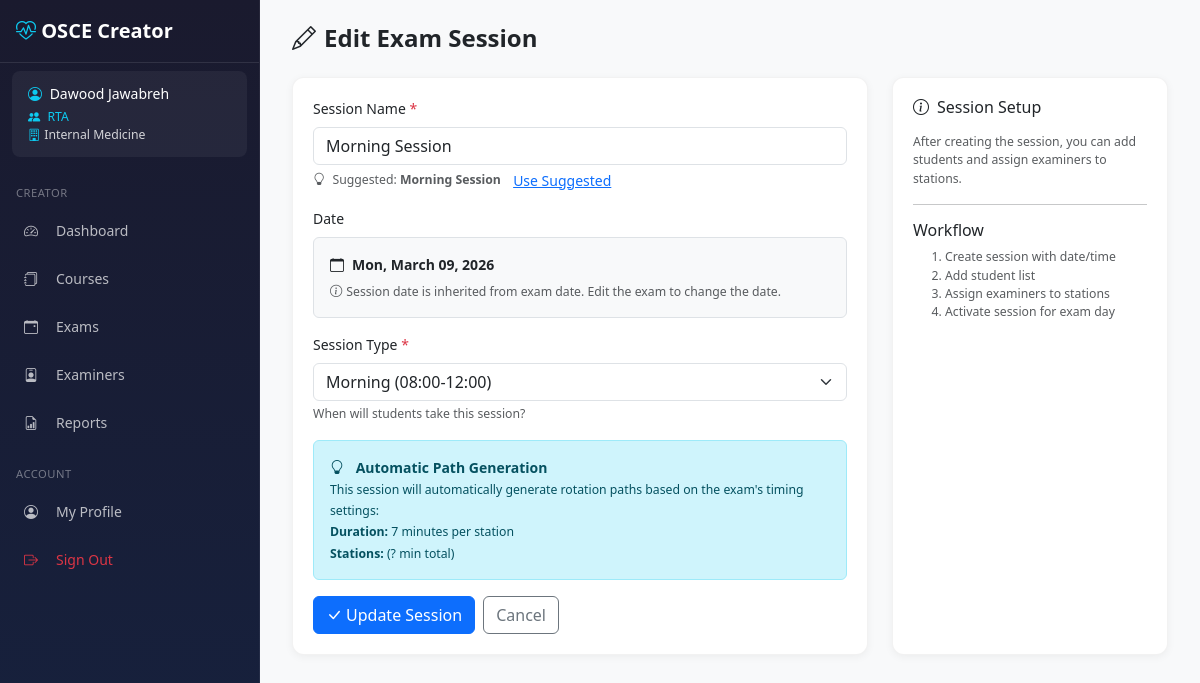
Screenshot of /creator/sessions/51950c78-3ea3-4ab3-b616-05816d7d5661/edit/ (signed in) with the database file from the repository.
### core/models/examiner.py (models this page shows, shortened)
class Examiner(AbstractBaseUser, PermissionsMixin, TimestampMixin):
    ROLE_EXAMINER    = 'examiner'
    ROLE_COORDINATOR = 'coordinator'
    ROLE_ADMIN       = 'admin'
    ROLE_CHOICES = [
        (ROLE_EXAMINER,    'Examiner'),
        (ROLE_COORDINATOR, 'Coordinator'),
        (ROLE_ADMIN,       'Admin'),
    ]
    POSITION_HEAD      = 'head'
    POSITION_RTA       = 'rta'
    POSITION_ORGANIZER = 'organizer'
    POSITION_CHOICES = [
        (POSITION_HEAD,      'Head'),
        (POSITION_RTA,       'RTA'),
        (POSITION_ORGANIZER, 'Organizer'),
    ]
    id = models.AutoField(primary_key=True)
    username = models.CharField(max_length=80, unique=True)
    email = models.EmailField(max_length=120, blank=True, default='')
    full_name = models.CharField(max_length=150)
    title = models.CharField(max_length=20, blank=True, default='')  # Dr., Prof.
    department = models.CharField(max_length=100, blank=True, default='')
    coordinator_department = models.ForeignKey(
        'core.Department',
        null=True, blank=True,
        on_delete=models.SET_NULL,
        related_name='coordinators',
        db_index=True,
    )
    coordinator_position = models.CharField(
        max_length=10,
        choices=POSITION_CHOICES,
        blank=True, default='',
    )
    role = models.CharField(max_length=20, choices=ROLE_CHOICES, default=ROLE_EXAMINER)
    is_active = models.BooleanField(default=True)
    is_staff = models.BooleanField(default=False)
    is_deleted = models.BooleanField(default=False)
    deleted_at = models.DateTimeField(null=True, blank=True)
    objects = ExaminerManager()
    USERNAME_FIELD = 'username'
    REQUIRED_FIELDS = ['full_name']
    class Meta:
        db_table = 'examiners'
        verbose_name = 'Examiner'
        verbose_name_plural = 'Examiners'
        constraints = [
            models.CheckConstraint(
                condition=models.Q(
                    models.Q(role='coordinator', _negated=True)
                ) | models.Q(coordinator_department__isnull=False),
                name='coordinator_must_have_department',
            ),
            models.CheckConstraint(
                condition=models.Q(
                    models.Q(role='coordinator', _negated=True)
                ) | ~models.Q(coordinator_position=''),
                name='coordinator_must_have_position',
            ),
            models.CheckConstraint(
                condition=models.Q(role='coordinator') | models.Q(
                    coordinator_department__isnull=True,
                    coordinator_position='',
                ),
                name='non_coordinator_no_dept_fields',
            ),
        ]
    @property
    def display_name(self):
        if self.title:
            return f"{self.title} {self.full_name}"
        return self.full_name

### core/models/department.py (models this page shows, shortened)
class Department(TimestampMixin):
    name = models.CharField(max_length=150, unique=True)
    class Meta:
        db_table = 'departments'
        ordering = ['name']
        verbose_name = 'Department'
        verbose_name_plural = 'Departments'

### core/models/session.py (models this page shows, shortened)
class ExamSession(models.Model):
    id = models.UUIDField(primary_key=True, default=uuid.uuid4, editable=False)
    exam = models.ForeignKey(
        'core.Exam', on_delete=models.CASCADE, related_name='sessions', db_index=True
    )
    name = models.CharField(max_length=100)
    session_date = models.DateField()
    session_type = models.CharField(max_length=20, default='morning')
    start_time = models.TimeField()
    number_of_stations = models.IntegerField()
    number_of_paths = models.IntegerField()
    status = models.CharField(max_length=20, default='scheduled', db_index=True)
    actual_start = models.IntegerField(null=True, blank=True)
    actual_end = models.IntegerField(null=True, blank=True)
    notes = models.TextField(blank=True, default='')
    created_by = models.IntegerField(null=True, blank=True)
    created_at = models.IntegerField(null=True, blank=True)
    updated_at = models.IntegerField(null=True, blank=True)
    class Meta:
        db_table = 'exam_sessions'
        permissions = [
            ('can_revert_session', 'Can revert completed session to scheduled'),
            ('can_delete_session', 'Can archive/delete sessions'),
        ]

### core/models/exam.py (models this page shows, shortened)
class Exam(TimestampMixin):
    id = models.UUIDField(primary_key=True, default=uuid.uuid4, editable=False)
    course = models.ForeignKey(
        'core.Course', on_delete=models.CASCADE, related_name='exams', db_index=True
    )
    name = models.CharField(max_length=100)
    description = models.TextField(blank=True, default='')
    exam_date = models.DateField()
    department = models.CharField(max_length=100, blank=True, default='')
    number_of_stations = models.IntegerField(default=4)
    station_duration_minutes = models.IntegerField(default=8)
    exam_weight = models.DecimalField(
        max_digits=6, decimal_places=2,
        null=True, blank=True,
        help_text='Final grade weight (e.g. 40 means the exam is marked out of 40 regardless of total station marks)'
    )
    status = models.CharField(max_length=20, default='draft')
    is_deleted = models.BooleanField(default=False, db_index=True)
    deleted_at = models.IntegerField(null=True, blank=True)
    deleted_by = models.IntegerField(null=True, blank=True)
    class Meta:
        db_table = 'exams'

### creator/views/sessions.py (the view, shortened to what this page needs)
# urls.py: path('sessions/<uuid:session_id>/edit/', sessions.session_edit, name='session_edit'),
@login_required
def session_edit(request, session_id):
    session = get_object_or_404(ExamSession, pk=session_id)
    exam = session.exam
    if not exam.exam_date:
        messages.warning(request, 'Please set an exam date first.')
        return redirect('creator:exam_edit', exam_id=str(exam.id))
    return render(request, 'creator/sessions/form.html', {'exam': exam, 'session': session})

### templates/creator/sessions/form.html (shortened to what this page needs)
{% extends 'creator/base_creator.html' %}
{% block content %}
<div class="page-header">
    <h1><i class="bi {% if session %}bi-pencil{% else %}bi-calendar-plus{% endif %} me-2"></i>{% if session %}Edit Exam Session{% else %}Schedule Exam Session{% endif %}</h1>
</div>
<div class="row">
    <div class="col-md-8">
        <div class="stat-card">
            <form method="POST">
                <div class="mb-3">
                    <label for="name" class="form-label">Session Name <span class="text-danger">*</span></label>
                    <input type="text" class="form-control" id="name" name="name" required
                           value="{% if session %}{{ session.name }}{% endif %}"
                           placeholder="Session name will be suggested based on type">
                    <div class="form-text">
                        <i class="bi bi-lightbulb me-1"></i>
                        Suggested: <strong id="session-name-preview">[Session Type] - {{ exam.course.code|default:"EXAM" }} - [Date]</strong>
                        <button type="button" class="btn btn-link btn-sm p-0 ms-2" onclick="useSuggestedName()">Use Suggested</button>
                    </div>
                </div>
                <div class="mb-3">
                    <label class="form-label">Date</label>
                    <div class="p-3 bg-light border rounded">
                        {% if exam.exam_date %}
                            <i class="bi bi-calendar me-2"></i><strong>{{ exam.exam_date|date:"D, F d, Y" }}</strong>
                        {% else %}
                            <i class="bi bi-exclamation-triangle text-warning me-2"></i>
                            <strong class="text-warning">No exam date set</strong>
                        {% endif %}
                        <div class="small text-muted mt-2">
                            <i class="bi bi-info-circle me-1"></i>Session date is inherited from exam date. Edit the exam to change the date.
                        </div>
                    </div>
                </div>
                <div class="mb-3">
                    <label for="session_type" class="form-label">Session Type <span class="text-danger">*</span></label>
                    <select class="form-select" id="session_type" name="session_type" required onchange="updateSessionNamePreview(); updateSessionTime()">
                        <option value="morning" {% if session and session.session_type == 'morning' %}selected{% endif %}>Morning (08:00-12:00)</option>
                    </select>
                    <div class="form-text">When will students take this session?</div>
                </div>
                <div class="alert alert-info mb-3" role="alert">
                    <i class="bi bi-lightbulb me-2"></i>
                    <strong>Automatic Path Generation</strong><br>
                    <small>
                        This session will automatically generate rotation paths based on the exam's timing settings:
                        <br><strong>Duration:</strong> {{ exam.station_duration_minutes }} minutes per station
                        <br><strong>Stations:</strong> {{ station_count }} ({{ total_station_minutes|default:"?" }} min total)
                    </small>
                </div>
                <div class="d-flex gap-2">
                    <button type="submit" class="btn btn-primary">
                        <i class="bi bi-check-lg me-1"></i>{% if session %}Update Session{% else %}Create Session{% endif %}
                    </button>
                    <a href="{% url 'creator:exam_detail' exam.id %}" class="btn btn-outline-secondary">Cancel</a>
                </div>
            </form>
        </div>
    </div>
    <div class="col-md-4">
        <div class="stat-card">
            <h6 class="mb-3"><i class="bi bi-info-circle me-2"></i>Session Setup</h6>
            <p class="text-muted small">After creating the session, you can add students and assign examiners to stations.</p>
            <hr>
            <h6 class="mb-2">Workflow</h6>
            <ol class="small text-muted mb-0">
                <li>Create session with date/time</li>
                <li>Add student list</li>
                <li>Assign examiners to stations</li>
                <li>Activate session for exam day</li>
            </ol>
        </div>
    </div>
</div>
{% endblock %}

### templates/creator/base_creator.html (shortened to what this page needs)
{% load static %}
<!DOCTYPE html>
<html lang="en">
<head>
    <link href="https://cdn.jsdelivr.net/npm/bootstrap@5.3.2/dist/css/bootstrap.min.css" rel="stylesheet">
    <link href="https://cdn.jsdelivr.net/npm/bootstrap-icons@1.11.1/font/bootstrap-icons.css" rel="stylesheet">
    <link href="{% static 'css/creator.css' %}" rel="stylesheet">
</head>
<body>
    <nav id="creatorSidebar"
         class="sidebar offcanvas-lg offcanvas-start"
         tabindex="-1"
         aria-labelledby="sidebarLabel">
        <div class="offcanvas-body d-flex flex-column p-0">
            <div class="brand d-none d-lg-block">
                <i class="bi bi-heart-pulse"></i> OSCE Creator
            </div>
            {% if user.is_authenticated %}
            <div class="user-info">
                <div><i class="bi bi-person-circle me-1"></i> <span class="user-name">{{ user.display_name|default:user.username }}</span></div>
                <small class="d-block mt-1">
                    {% if user.is_superuser %}
                    <span style="color:#e879f9;"><i class="bi bi-stars me-1"></i>Superuser</span>
                    {% elif user.role == 'admin' %}
                    <span style="color:#f0c040;"><i class="bi bi-shield-fill me-1"></i>Admin</span>
                    {% elif user.role == 'coordinator' %}
                    <span style="color:#0dcaf0;"><i class="bi bi-people-fill me-1"></i>
                        {% if user.coordinator_position == 'head' %}Head
                        {% elif user.coordinator_position == 'rta' %}RTA
                        {% elif user.coordinator_position == 'organizer' %}Organizer
                        {% else %}Coordinator{% endif %}
                    </span>
                    {% else %}
                    <span class="text-muted">Examiner</span>
                    {% endif %}
                    {% if user.coordinator_department %}<br><i class="bi bi-building me-1"></i>{{ user.coordinator_department.name }}{% endif %}
                </small>
            </div>
            {% endif %}
            <div class="nav-section">Creator</div>
            <ul class="nav flex-column">
                <li class="nav-item">
                    <a class="nav-link {% if '/creator/' in request.path and request.path == '/creator/' or request.path == '/creator' %}active{% endif %}"
                       href="{% url 'creator:dashboard' %}">
                        <i class="bi bi-speedometer2"></i> Dashboard
                    </a>
                </li>
                <li class="nav-item">
                    <a class="nav-link {% if '/creator/courses' in request.path %}active{% endif %}"
                       href="{% url 'creator:course_list' %}">
                        <i class="bi bi-journals"></i> Courses
                    </a>
                </li>
                <li class="nav-item">
                    <a class="nav-link {% if '/creator/exams' in request.path %}active{% endif %}"
                       href="{% url 'creator:exam_list' %}">
                        <i class="bi bi-calendar-event"></i> Exams
                    </a>
                </li>
                <li class="nav-item">
                    <a class="nav-link {% if '/creator/examiners' in request.path %}active{% endif %}"
                       href="{% url 'creator:examiner_list' %}">
                        <i class="bi bi-person-badge"></i> Examiners
                    </a>
                </li>
                <li class="nav-item">
                    <a class="nav-link {% if '/creator/reports' in request.path %}active{% endif %}"
                       href="{% url 'creator:reports_index' %}">
                        <i class="bi bi-file-earmark-bar-graph"></i> Reports
                    </a>
                </li>
            </ul>
            <div class="mt-auto">
                <div class="nav-section">Account</div>
                <ul class="nav flex-column mb-3">
                    <li class="nav-item">
                        <a class="nav-link {% if request.path == '/profile/' %}active{% endif %}" href="{% url 'profile' %}">
                            <i class="bi bi-person-circle"></i> My Profile
                        </a>
                    </li>
                    <li class="nav-item">
                        <a class="nav-link text-danger" href="{% url 'creator:logout' %}">
                            <i class="bi bi-box-arrow-right"></i> Sign Out
                        </a>
                    </li>
                </ul>
            </div>
        </div>
    </nav>
    <main class="main-content">
        <div class="toast-container position-fixed top-0 end-0 p-3" style="z-index: 9999;">
        </div>
        {% block content %}{% endblock %}
    </main>
</body>
</html>

### rows the page displays
Examiner: display_name "Dawood Jawabreh", coordinator_department.name "Internal Medicine"
ExamSession: name "Morning Session", session_type "Morning (08:00-12:00)"
Exam: exam_date "Mon, March 09, 2026", station_duration_minutes "7"

### other values shown
{{ total_station_minutes|default:"?" }} "?"
